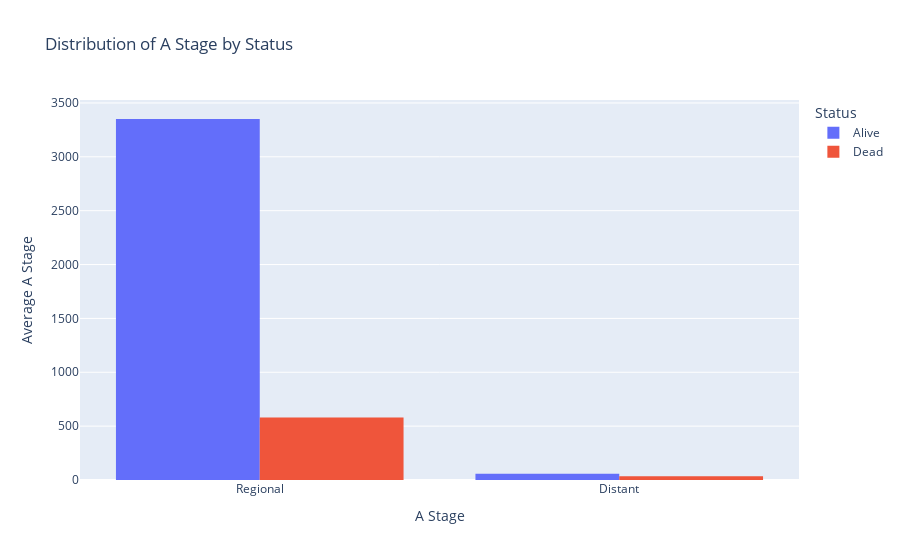

Notebook code for this chart:
### Markdown cell above
#### A Stage Distribution by Status

### Code cell
figh_8 = px.histogram(df, x="A Stage", color='Status', barmode='group',
                      title="Distribution of A Stage by Status", histfunc='avg')
figh_8.update_layout(yaxis_title='Average A Stage')
figh_8.show()

### Figure 1 — Plotly figure (JSON) as saved in the notebook; plotly's stock layout.template omitted (floating-point values rounded to 4 significant figures; data arrays with more than 128 entries replaced by an {"elided": "..."} marker saying what was removed)
{"data": [{"alignmentgroup": "True", "bingroup": "x", "histfunc": "avg", "hovertemplate": "Status=Alive<br>A Stage=%{x}<br>avg of None=%{y}<extra></extra>", "legendgroup": "Alive", "marker": {"color": "#636efa", "pattern": {"shape": ""}}, "name": "Alive", "offsetgroup": "Alive", "orientation": "v", "showlegend": true, "type": "histogram", "x": {"elided": "3408 str values"}, "xaxis": "x", "yaxis": "y"}, {"alignmentgroup": "True", "bingroup": "x", "histfunc": "avg", "hovertemplate": "Status=Dead<br>A Stage=%{x}<br>avg of None=%{y}<extra></extra>", "legendgroup": "Dead", "marker": {"color": "#EF553B", "pattern": {"shape": ""}}, "name": "Dead", "offsetgroup": "Dead", "orientation": "v", "showlegend": true, "type": "histogram", "x": {"elided": "616 str values"}, "xaxis": "x", "yaxis": "y"}], "layout": {"barmode": "group", "legend": {"title": {"text": "Status"}, "tracegroupgap": 0}, "title": {"text": "Distribution of A Stage by Status"}, "xaxis": {"anchor": "y", "domain": [0, 1], "title": {"text": "A Stage"}}, "yaxis": {"anchor": "x", "domain": [0, 1], "title": {"text": "Average A Stage"}}}}
